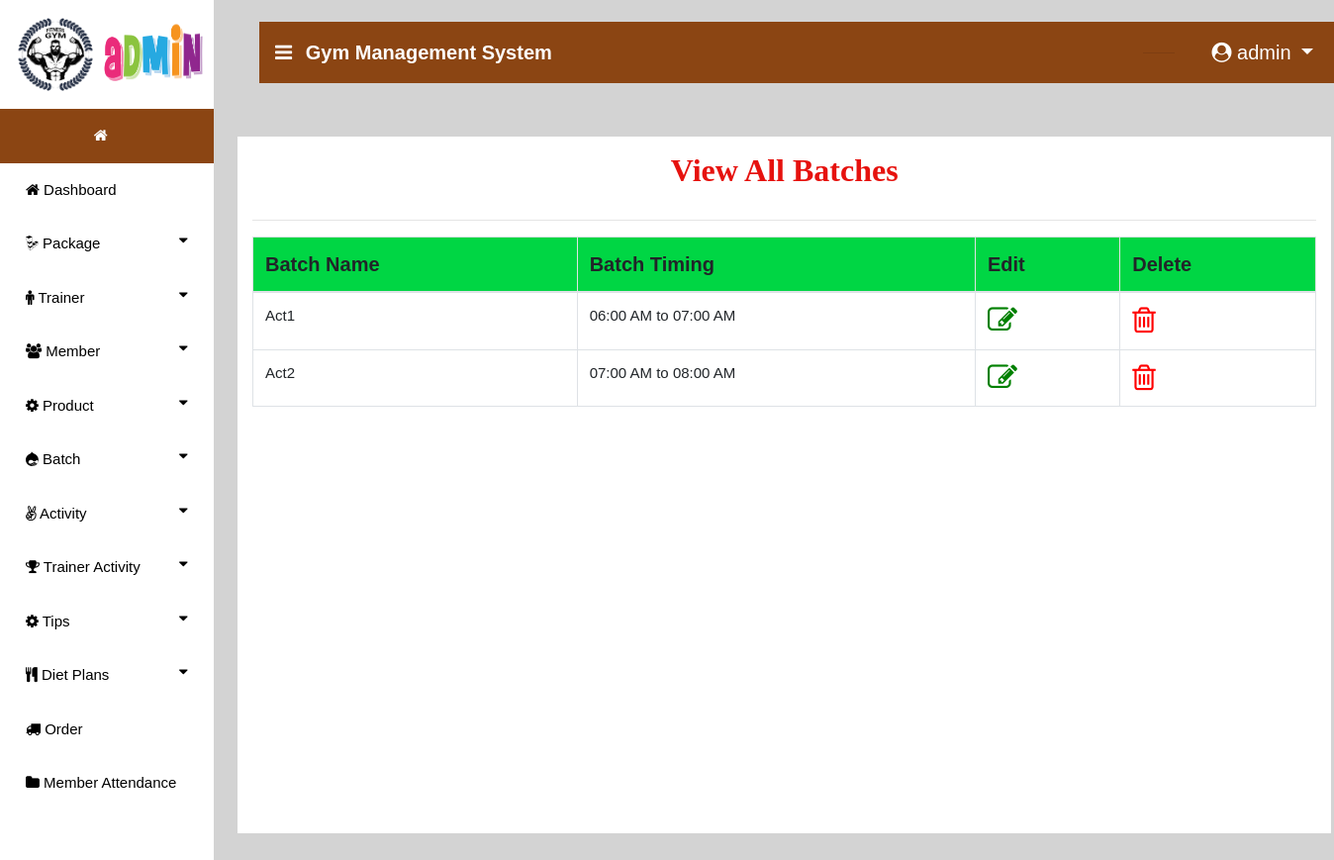
Page /view_all_batch (signed in) on the committed database.
### gym/models.py (models this page shows, shortened)
class Batch(models.Model):
    name = models.CharField(max_length=30, null=True)
    timing = models.CharField(max_length=100, null=True)

### gym/views.py (the view)
# urls.py: path('view_all_batch', View_All_Batch,name="view_all_batch"),
def View_All_Batch(request):
    package = Batch.objects.all()
    d = {'package':package}
    return render(request,'view_all_batch.html',d)

### gym/templates/view_all_batch.html (shortened to what this page needs)
{% extends 'navigation3.html' %}
{% block body1 %}
<div style="background-color:lightgrey;width:100%;height:800px;position:absolute">
<div class="container" style="margin-top:%;background:white;width:100%;height:88%">
<center><h2 style = "margin-top:2%;padding:15px;font-family : 'Monotype Corsiva' ; color : #E6120E ; font-weight : bold;margin-top:5%">View All Batches</h2></center><hr>
<table class="table table-bordered" id="myTable">
  <thead>
  <tr>
    <th>Batch Name</th>
    <th>Batch Timing</th>
    <th>Edit</th>
    <th>Delete</th>
  </tr>
  </thead>
   <tbody>
{% for i in package %}
  <tr>
    <td>{{i.name}}</td>
    <td>{{i.timing}}</td>
    <td><a href="{% url 'edit_batch' i.id %}"><i style="font-size:30px;color:green" class="fa fa-edit"></i> </a> </td>
    <td><a href="{% url 'delete_batch' i.id %}"><i style="font-size:30px;color:red" onclick="return confirm('Are you sure?')" class="fa fa-trash-o"></i></a> </td>
  </tr>
{% endfor %}
    </tbody>
</table>
 </div></div>
{% endblock %}

### gym/templates/navigation3.html (shortened to what this page needs)
{% extends 'navigation2.html' %}
{% block body %}
<nav class="navbar navbar-expand-lg navbar-light" style="margin-left:2%;margin-top:2%;width:99%;background-color:SaddleBrown">
  <a class="navbar-brand" href="#" style="color:white;font-weight:bold"><i class="fa fa-bars" style="margin-right:8px"></i> Gym Management System</a>
  {% if request.user.is_staff %}
     <div class="collapse navbar-collapse nav justify-content-end" id="navbarNavDropdown">
      <li class="nav-item dropdown" style="margin-right:3%;color:white;margin-left:600px">
        <a class="nav-link dropdown" style="margin-left:5%;color:white" href="#" id="navbarDropdown" role="button" data-toggle="dropdown" aria-haspopup="true">
        </a>
        <hr>
      </li>
  </div>
     {% endif %}
  <div class="collapse navbar-collapse nav justify-content-end" id="navbarNavDropdown">
      <li class="nav-item dropdown" style="margin-right:3%;color:white">
        <a class="nav-link dropdown-toggle" style="color:white;margin-left:5%" href="#" id="navbarDropdown" role="button" data-toggle="dropdown" aria-haspopup="true" aria-expanded="false">
          <i class="fa fa-user-circle"></i> {{request.user.username}}
        </a>
      </li>
  </div>
 </nav>
{% block body1 %}
{% endblock %}
{% endblock %}

### gym/templates/navigation2.html (style rules this page uses)
thead { background:#00d644; }
body { font-family: "Lato", sans-serif; }
body { margin:0;font-family:Arial }
.dropdown { float:right; }

### gym/templates/view_all_batch.html (style rules this page uses)
td { font-size:15px; }

### rows in the picture
Batch: name "Act1", timing "06:00 AM to 07:00 AM"
Batch: name "Act2", timing "07:00 AM to 08:00 AM"

### other values in the picture
{{ request.user.username }} "admin"
